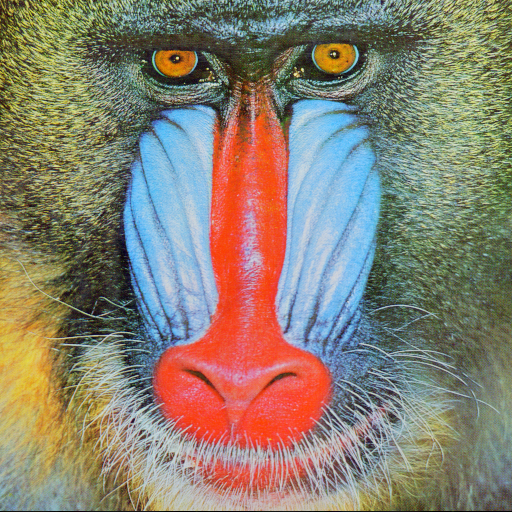
%> input picture MSP Matlab 2/mandrill512color.tiff, 512 x 512 px
$ octave tde_2021_01_15.m   (GNU Octave 9; MATLAB toolbox functions it lacks are replaced by stand-ins)
%> lines starting %> are read from the running program, lines starting %| are printed output that depends on the picture
Y=imread('mandrill512color.tiff');
%> Y is the input picture: size 512x512x3 uint8; mean R, G, B 137.4, 128.9, 113.1
figure();
imagesc(Y);
%% Punto 2
R=double(Y(:,:,1));
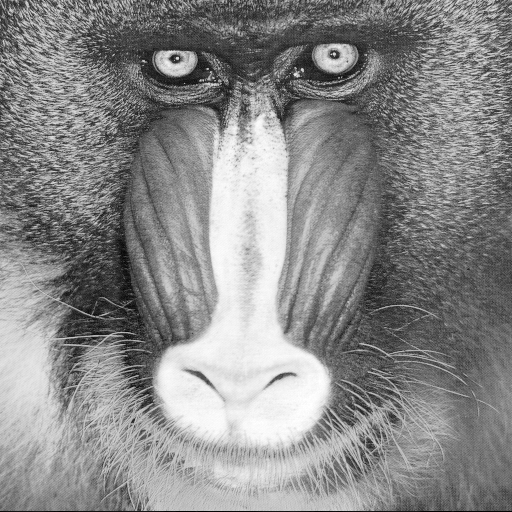
%> R: size 512x512 double; min 0, max 255, mean 137.4
G=double(Y(:,:,2));
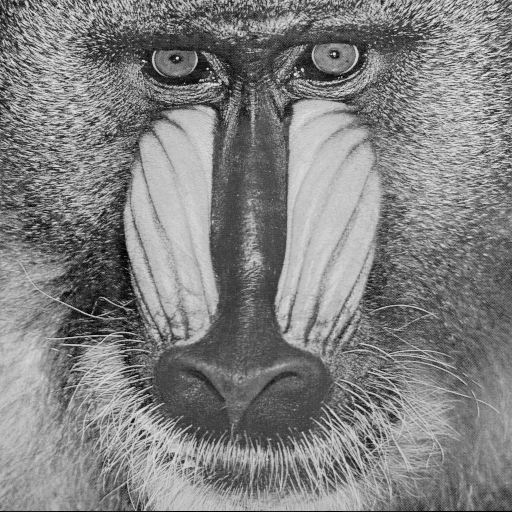
%> G: size 512x512 double; min 0, max 236, mean 128.9
B=double(Y(:,:,3));
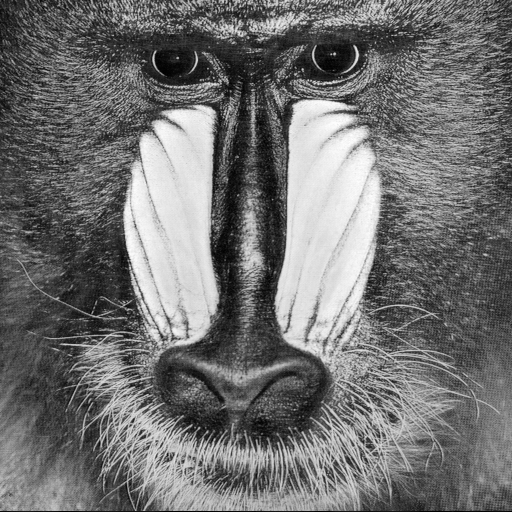
%> B: size 512x512 double; min 0, max 255, mean 113.1

R=R(:);
G=G(:);
B=B(:);

alphabet = 0:255;
d_R = hist(R, alphabet);
%> d_R = 256 values, max 1845 at index 113, min 12 at index 10, mean 1024
d_G = hist(G, alphabet);
%> d_G = 256 values, max 2644 at index 193, min 0 at index 233, mean 1024
d_B = hist(B, alphabet);
%> d_B = 256 values, max 2081 at index 64, min 1 at index 255, mean 1024
p_R = d_R/sum(d_R);
%> p_R = 256 values, max 0.00704 at index 113, min 4.58e-05 at index 10, mean 0.00391
p_G = d_G/sum(d_G);
%> p_G = 256 values, max 0.0101 at index 193, min 0 at index 233, mean 0.00391
p_B = d_B/sum(d_B);
%> p_B = 256 values, max 0.00794 at index 64, min 3.81e-06 at index 255, mean 0.00391

figure()
colors = {'red','green','blue'};
bar(alphabet,p_R,'red','FaceAlpha',0.7);
%> (this line was passed over: bar is not available in this run)
hold on;
bar(alphabet,p_G,'green','FaceAlpha',0.7);
%> (this line was passed over: bar is not available in this run)
bar(alphabet,p_B,'blue','FaceAlpha',0.7);
%> (this line was passed over: bar is not available in this run)
grid('on');
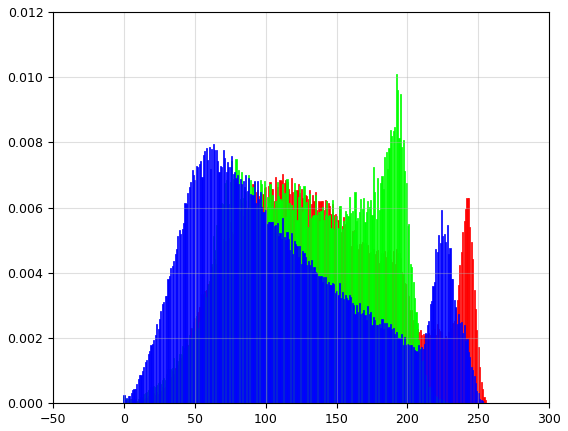
%> figure redrawn from the program's plot data; tallest bar 0.00704 high, from x = 111.6 to 112.4; tallest bar 0.0101 high, from x = 191.6 to 192.4; tallest bar 0.00794 high, from x = 62.6 to 63.4

%%Compute the entropy of each channel

H_R = -sum(p_R(d_R > 0) .* log2(p_R(d_R > 0)));
%> H_R = 7.71
H_G = -sum(p_G(d_G > 0) .* log2(p_G(d_G > 0)));
%> H_G = 7.47
H_B = -sum(p_B(d_B > 0) .* log2(p_B(d_B > 0)));
%> H_B = 7.75

disp(['H Red channel = ', num2str(H_R)]);
%| H Red channel = 7.7067
disp(['H Green channel = ', num2str(H_G)]);
%| H Green channel = 7.4744
disp(['H Blue channel = ', num2str(H_B)]);
%| H Blue channel = 7.7522

%% punto 4
T=[0.299 0.587 0.114; -0.169 -0.331 0.5; 0.5 -0.419 -0.0813];
Y=zeros(length(R),1);
Cr=zeros(length(R),1);
Cb=zeros(length(R),1);
for ii=1:size(R);
RGB=[R(ii); G(ii); B(ii)];
YCrCb=T*RGB;
Y(ii)=YCrCb(1,1);
Cr(ii)=YCrCb(2,1);
Cb(ii)=YCrCb(3,1);
end
%> this loop made 262144 passes
%> (RGB, YCrCb) on passes 1 to 3: ([164; 150; 71], [145.2; -41.87; 13.38]), ([120; 125; 62], [116.3; -30.66; 2.58]), ([99; 74; 31], [76.57; -25.73; 15.97])
%% punto (e) vd lab 4, molto simile
